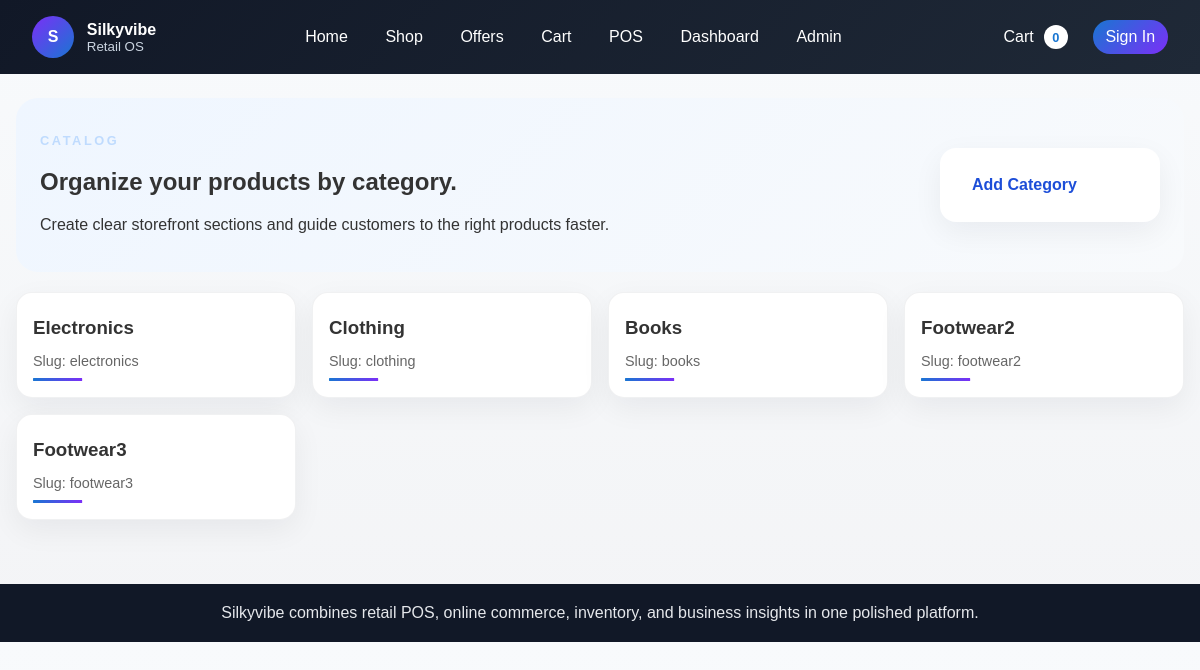
Screenshot of /pages/categories/ with the database file from the repository.
### inventory/models.py (models this page shows, shortened)
class Category(models.Model):
    name = models.CharField(max_length=255, unique=True)
    slug = models.SlugField(max_length=255, unique=True)
    class Meta:
        verbose_name_plural = "categories"

### inventory/views.py (the view)
# urls.py: path("categories/", CategoryListPageView.as_view(), name="category-list-page"),
class CategoryListPageView(ListView):
    model = Category
    template_name = "category_list.html"
    context_object_name = "categories"

### templates/category_list.html (shortened to what this page needs)
{% extends "base.html" %}
{% block content %}
    <section class="page-hero hero-soft">
        <div>
            <p class="eyebrow">Catalog</p>
            <h1>Organize your products by category.</h1>
            <p>Create clear storefront sections and guide customers to the right products faster.</p>
        </div>
        <div class="hero-card">
            <a class="btn btn-primary" href="{% url 'category-add-page' %}">Add Category</a>
        </div>
    </section>
    <div class="product-grid">
        {% for category in categories %}
            <article class="product-card">
                <h3>{{ category.name }}</h3>
                <p class="small-meta">Slug: {{ category.slug }}</p>
            </article>
        {% empty %}
            <p class="empty-state">No categories yet.</p>
        {% endfor %}
    </div>
{% endblock %}

### static/css/styles.css (style rules this page uses)
:root { --bg: #f5f5f5; --surface: #fff; --surface-muted: rgba(255,255,255,.85); --text: #333; --text-muted: #666; --primary: #1976d2; --accent: #7b2ff7; --accent-alt: #00c6ff; --border: #ddd; --header: #222; }
* { box-sizing: border-box; }
body { font-family: Arial, sans-serif; margin: 0; padding: 0; background: linear-gradient(180deg, #f8fafc 0%, #f3f4f6 100%); color: var(--text); }
.product-grid, .dashboard-grid { display: grid; gap: 1rem; }
.product-grid { grid-template-columns: repeat(auto-fit, minmax(240px, 1fr)); }
.product-card, .dashboard-card, .buy-box, .form-panel, .section-card, .hero-card { background: var(--surface); padding: 1rem; border-radius: 16px; box-shadow: 0 10px 30px rgba(15,23,42,.06); }
.product-card { position: relative; overflow: hidden; border: 1px solid rgba(15, 23, 42, 0.06); transition: transform 0.25s ease, box-shadow 0.25s ease, border-color 0.25s ease; }
.product-card::after { content: ''; position: absolute; inset: auto 1rem 1rem 1rem; height: 3px; border-radius: 999px; background: linear-gradient(90deg, var(--primary), var(--accent)); transform: scaleX(0.2); transform-origin: left; transition: transform 0.25s ease; }
.product-card h3, .details h2, .dashboard-card h2 { margin: .5rem 0; }
.small-meta { color: var(--text-muted); font-size: .9rem; margin-bottom: .75rem; }
.eyebrow { text-transform: uppercase; letter-spacing: .2em; font-size: .8rem; font-weight: 700; margin-bottom: .25rem; color: #bfdbfe; }
.btn { display: inline-block; padding: .75rem 1rem; border-radius: 999px; text-decoration: none; font-weight: 700; transition: transform .2s ease, box-shadow .2s ease; }
.btn-primary { background: #fff; color: #1d4ed8; }
.page-hero { display: flex; justify-content: space-between; gap: 1rem; align-items: center; padding: 1.4rem 1.5rem; border-radius: 22px; margin-bottom: 1.2rem; }
.hero-soft { background: linear-gradient(135deg, #eff6ff 0%, #f8fafc 100%); color: var(--text); }
.hero-card { min-width: 220px; }

### rows the page displays
Category: name "Electronics", slug "electronics"
Category: name "Clothing", slug "clothing"
Category: name "Books", slug "books"
Category: name "Footwear2", slug "footwear2"
Category: name "Footwear3", slug "footwear3"
